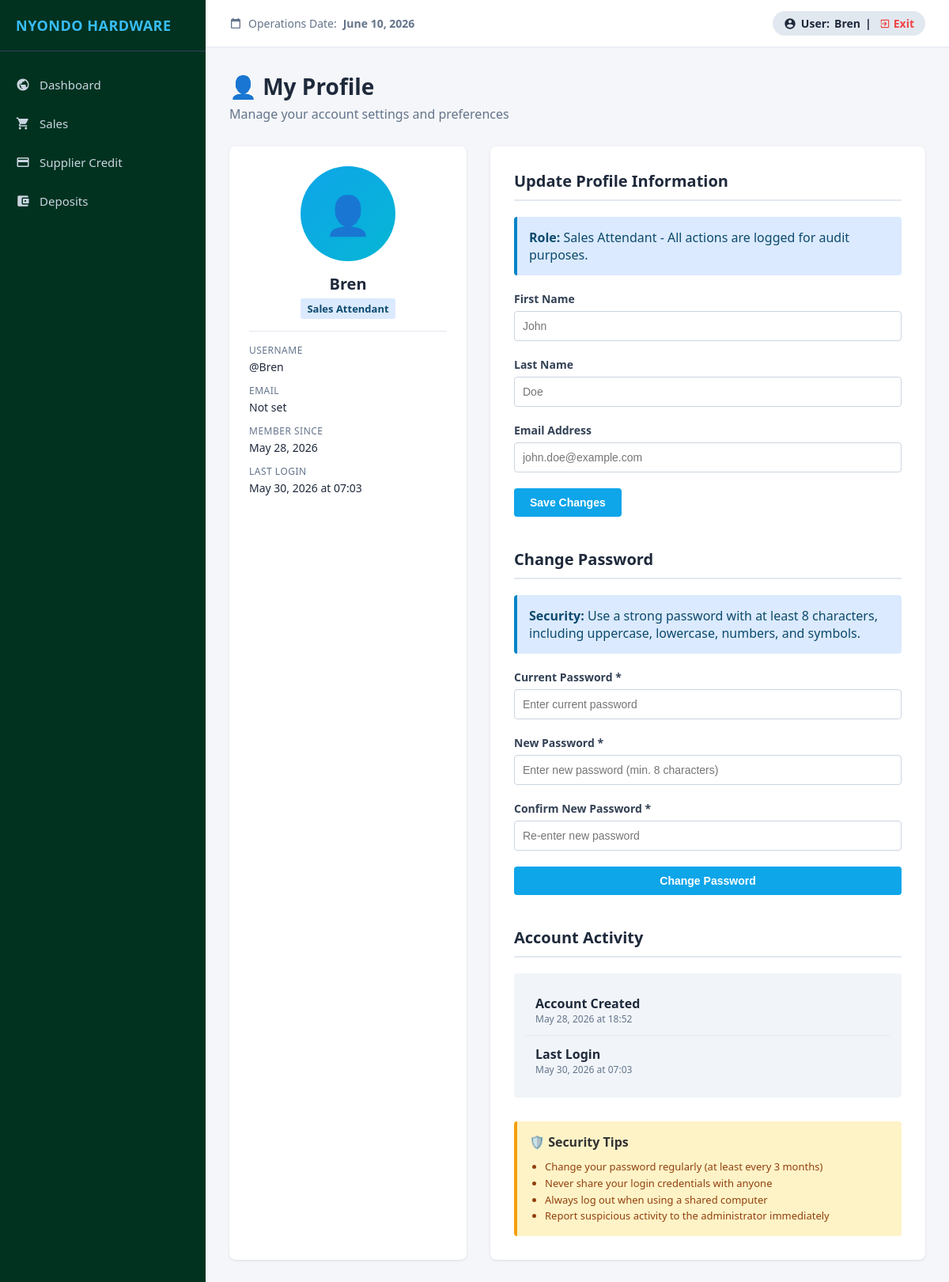
The app's page /profile/ (signed in), older data.
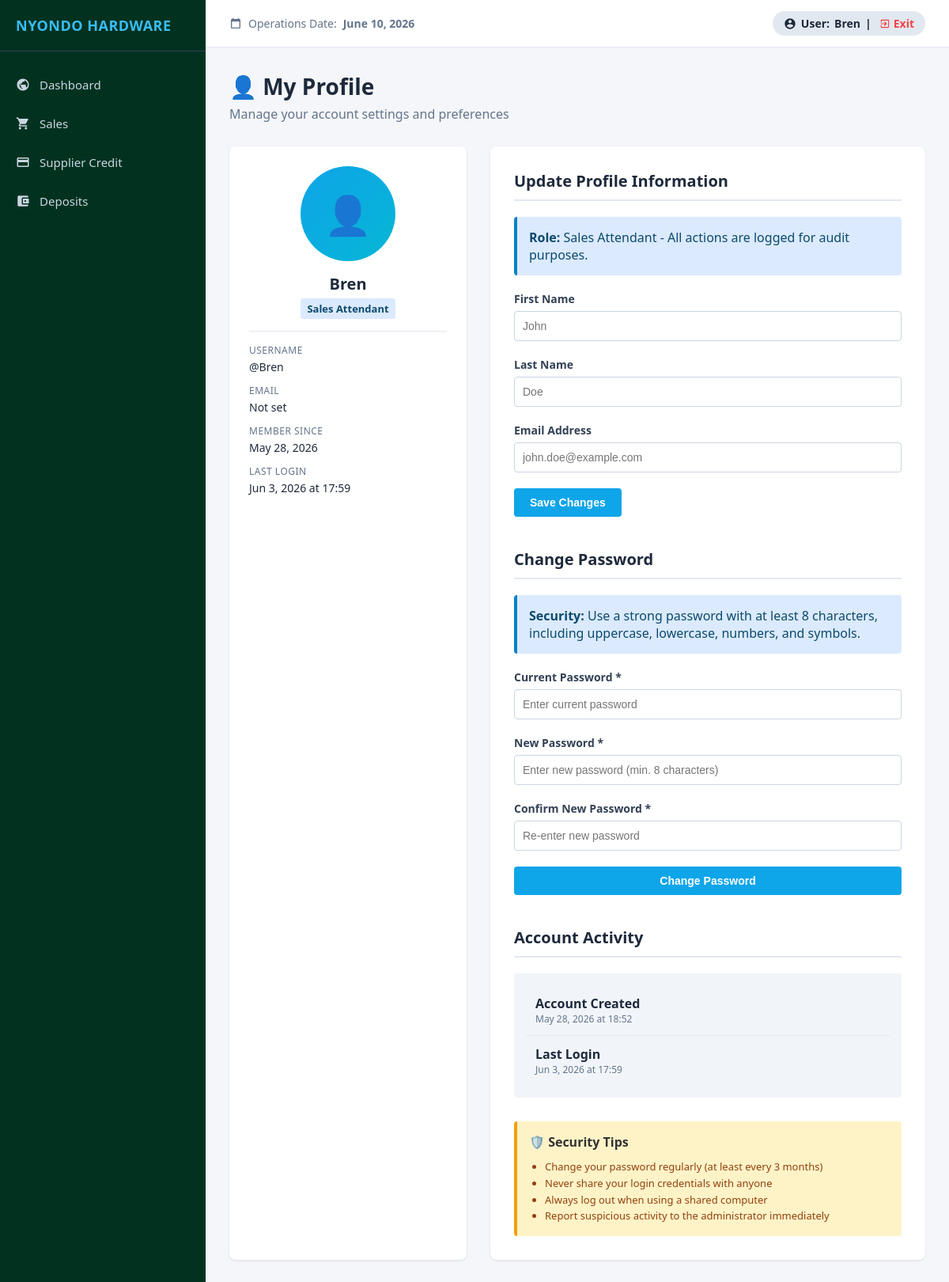
The same page, newer data.
### web/models.py (models this page shows)
class User(AbstractUser):
    ROLE_CHOICES = [
        ('ADMIN', 'Accounts / Admin'),
        ('SALES', 'Sales Attendant'),
        ('STOCK', 'Store Manager'),
    ]
    role = models.CharField(max_length=20, choices=ROLE_CHOICES, default='SALES')

### web/views.py (the view, shortened to what this page needs)
# urls.py: path('profile/', views.user_profile, name='user_profile'),
@require_role('SALES', 'STOCK', 'ADMIN')
def user_profile(request):
    user = request.user
    user_sales = Sale.objects.filter(id__gte=1).count() if user.role == 'SALES_ATTENDANT' else None
    context = {
        'user': user,
        'role_display': user.get_role_display(),
        'user_sales': user_sales,
        'today': timezone.now(),
    }
    return render(request, 'user_profile.html', context)

### web/views.py (called while the page is built)
def require_role(*allowed_roles):
    def decorator(view_func):
        @wraps(view_func)
        def wrapper(request, *args, **kwargs):
            if not request.user.is_authenticated:
                return redirect('login')
            user_role = str(getattr(request.user, 'role', '')).upper()
            if 'ADMIN' in user_role:
                return view_func(request, *args, **kwargs)
            for allowed in allowed_roles:
                if allowed.upper() in user_role:
                    return view_func(request, *args, **kwargs)
            messages.error(request, "Access denied: Redirected to your authorized department.")
            return redirect(role_home(user_role))
        return wrapper
    return decorator

### web/templates/user_profile.html (shortened to what the changed rows need)
{% extends 'base.html' %}
{% block content %}
<div class="page-header">
    <h1 class="page-title">👤 My Profile</h1>
</div>
<div class="profile-container">
    <div class="profile-card">
        <div class="profile-avatar">👤</div>
        <div class="profile-name">{{ user.get_full_name|default:user.username }}</div>
        <div class="profile-role">{{ role_display }}</div>
        <div class="profile-info">
            <div class="profile-field">
                <div class="profile-field-label">Username</div>
                <div class="profile-field-value">@{{ user.username }}</div>
            </div>
            <div class="profile-field">
                <div class="profile-field-label">Email</div>
                <div class="profile-field-value">{{ user.email|default:"Not set" }}</div>
            </div>
            <div class="profile-field">
                <div class="profile-field-label">Member Since</div>
                <div class="profile-field-value">{{ user.date_joined|date:"M j, Y" }}</div>
            </div>
            <div class="profile-field">
                <div class="profile-field-label">Last Login</div>
                <div class="profile-field-value">
                    {% if user.last_login %}
                        {{ user.last_login|date:"M j, Y" }} at {{ user.last_login|time:"H:i" }}
                    {% else %}
                        Never logged in
                    {% endif %}
                </div>
            </div>
        </div>
    </div>
    <div class="content-area">
        <h2 class="section-title"> Update Profile Information</h2>
        <h2 class="section-title" style="margin-top: 40px;"> Change Password</h2>
        <h2 class="section-title" style="margin-top: 40px;"> Account Activity</h2>
        <div style="background-color: #f1f5f9; border-radius: 4px; padding: 15px;">
            <div class="activity-item">
                <div>
                    <div class="activity-action">Account Created</div>
                    <div class="activity-time">{{ user.date_joined|date:"M j, Y" }} at {{ user.date_joined|time:"H:i" }}</div>
                </div>
            </div>
            <div class="activity-item">
                <div>
                    <div class="activity-action">Last Login</div>
                    <div class="activity-time">
                        {% if user.last_login %}
                            {{ user.last_login|date:"M j, Y" }} at {{ user.last_login|time:"H:i" }}
                        {% else %}
                            Never
                        {% endif %}
                    </div>
                </div>
            </div>
        </div>
    </div>
</div>
{% endblock %}

### web/templates/base.html (shortened to what this page needs)
<!DOCTYPE html>
<html lang="en">
<head>
</head>
<body>
    <div class="sidebar">
        <div class="sidebar-brand">NYONDO HARDWARE</div>
        <ul class="sidebar-menu">
            {% if user.is_authenticated %}
                <li class="{% block active_dashboard %}{% endblock %}">
                    <a href="{% url 'admin_dashboard' %}">
                        Dashboard
                    </a>
                </li>
                {% if user.role == 'ADMIN' or user.role == 'SALES' %}
                    <li class="{% block active_sales %}{% endblock %}">
                        <a href="{% url 'sales' %}">
                            Sales
                        </a>
                    </li>
                    <li class="{% block active_credit %}{% endblock %}">
                        <a href="{% url 'credit' %}">
                            <svg viewBox="0 0 24 24"><path d="M20 4H4c-1.11 0-1.99.89-1.99 2L2 18c0 1.11.89 2 2 2h16c1.11 0 2-.89 2-2V6c0-1.11-.89-2-2-2zm0 14H4v-6h16v6zm0-10H4V6h16v2z"/></svg>
                            Supplier Credit
                        </a>
                    </li>
                    <li class="{% block active_deposits %}{% endblock %}">
                        <a href="{% url 'deposit' %}">
                            <svg viewBox="0 0 24 24"><path d="M21 18v1c0 1.1-.9 2-2 2H5c-1.11 0-2-.9-2-2V5c0-1.1.89-2 2-2h14c1.1 0 2 .9 2 2v1h-9c-1.11 0-2 .9-2 2v8c0 1.1.89 2 2 2h9zm-9-2h10V8H12v8zm4-2.5c-.83 0-1.5-.67-1.5-1.5s.67-1.5 1.5-1.5 1.5 0.67 1.5 1.5-.67 1.5-1.5 1.5z"/></svg>
                            Deposits
                        </a>
                    </li>
                {% endif %}
            {% endif %}
        </ul>
    </div>
    <div class="main-container">
        <header class="top-navbar">
            <div class="system-date">
                <svg viewBox="0 0 24 24"><path d="M19 3h-1V1h-2v2H8V1H6v2H5c-1.11 0-1.99.9-1.99 2L3 19c0 1.1.89 2 2 2h14c1.1 0 2-.9 2-2V5c0-1.1-.9-2-2-2zm0 16H5V8h14v11z"/></svg>
                Operations Date: <strong>{{ today|date:"F j, Y" }}</strong>
            </div>
            <div class="user-profile">
                <svg viewBox="0 0 24 24"><path d="M12 2C6.48 2 2 6.48 2 12s4.48 10 10 10 10-4.48 10-10S17.52 2 12 2zm0 3c1.66 0 3 1.34 3 3s-1.34 3-3 3-3-1.34-3-3 1.34-3 3-3zm0 14.2c-2.5 0-4.71-1.28-6-3.22.03-1.99 4-3.08 6-3.08 1.99 0 5.97 1.09 6 3.08-1.29 1.94-3.5 3.22-6 3.22z"/></svg>
                User:
                <strong>
                    {% if user.is_authenticated %}
                        {{ user.get_full_name|default:user.username }}
                    {% else %}
                        System Guest
                    {% endif %}
                </strong> |
                <a href="{% url 'logout' %}" class="logout-link">
                    <svg viewBox="0 0 24 24"><path d="M10.09 15.59L11.5 17l5-5-5-5-1.41 1.41L12.67 11H3v2h9.67l-2.58 2.59zM19 3H5c-1.11 0-2 .9-2 2v4h2V5h14v14H5v-4H3v4c0 1.1.89 2 2 2h14c1.1 0 2-.9 2-2V5c0-1.1-.9-2-2-2z"/></svg>
                    Exit
                </a>
            </div>
        </header>
        <main class="content-body">
            {% block content %}
            {% endblock %}
        </main>
    </div>
</body>
</html>

Row changes from the older to the newer data that the page shows:
changed User "Bren": last_login "May 30, 2026" → "Jun 3, 2026"; last_login "07:03" → "17:59"
